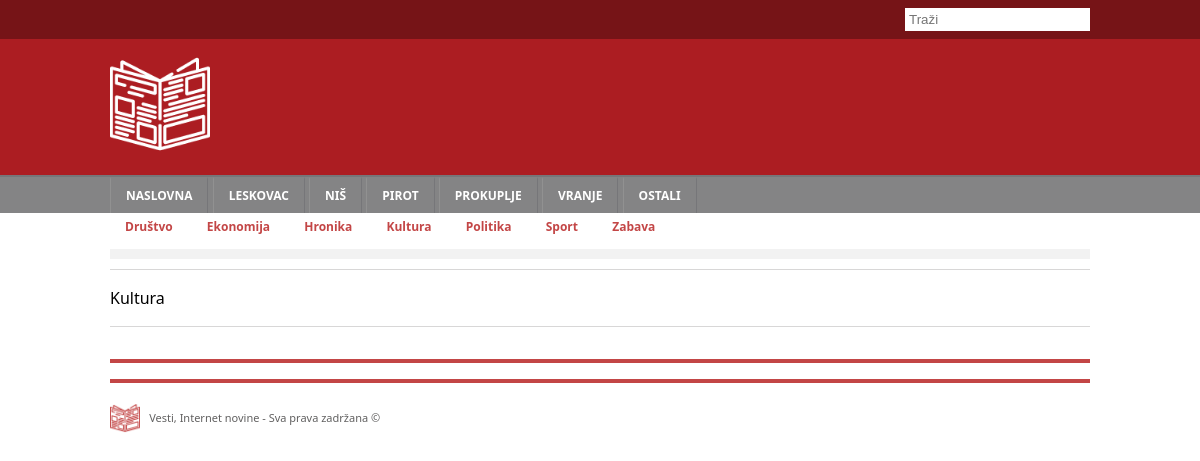
Page /pages/home/index.php?category=2 on the committed database.
### tables this page shows
CREATE TABLE `town` (
  `id` int(11) NOT NULL,
  `name` varchar(50) DEFAULT NULL
);

CREATE TABLE `category` (
  `id` int(11) NOT NULL,
  `name` varchar(50) DEFAULT NULL
);

### models/Town.php (called while the page is built, shortened)
<?php
class Town {
    private int $id;
    private string $name;
    function __construct(int $id, string $name)
    {
        $this->id = $id;
        $this->name = $name;
    }
    public function getId()
    {
        return $this->id;
    }
    public function getName()
    {
        return $this->name;
    }
    static function getTowns(Connection $conn) {
        $towns = [];
    foreach ($conn->getTowns() as $result) {
        array_push($towns, new Town($result['id'], $result['name']));
      }
      return $towns;
    }
}

### data/conn.php (called while the page is built, shortened)
<?php
class Connection {
  private $conn;
  function __construct() {
      $this->conn = new mysqli('localhost', 'root', '', 'news');
  }
  function getTowns() {
    $query = $this->conn->query('SELECT * FROM `town`
    ORDER BY `id`');
    return $query->fetch_all(MYSQLI_ASSOC);
  }
  function getCategories() {
    $query = $this->conn->query('SELECT * FROM `category`');
    return $query->fetch_all(MYSQLI_ASSOC);
  }
}

### data/requirements.php (called while the page is built, shortened)
<?php
    require "../../data/conn.php";
    require "../../models/Category.php";
    require "../../models/Town.php";
    $towns = Town::getTowns($conn);
    $categories = Category::getCategories($conn);

### models/Category.php (called while the page is built, shortened)
<?php
class Category {
    private int $id;
    private string $name;
    function __construct(int $id, string $name)
    {
        $this->id = $id;
        $this->name = $name;
    }
    public function getId()
    {
        return $this->id;
    }
    public function getName()
    {
        return $this->name;
    }
    static function getCategories(Connection $conn) {
        $categories = [];
    foreach ($conn->getCategories() as $result) {
        array_push($categories, new Category($result['id'], $result['name']));
      }
      return $categories;
    }
}

### partials/page_title.php (called while the page is built, shortened)
<?php
if(!isset($_GET['category']) &&
    !isset($_GET['town']) &&
    !isset($_GET['search'])
         ) {
    $page_title = "Naslovna";
} elseif(isset($_GET['search'])) {
    $page_title = "Pretraga";
}
elseif (isset($_GET['category'])) {
    foreach($categories as $category) {
        if($category->getId() == $_GET['category']) {
            $page_title = $category->getName();
            break;
        }
    }
}

### pages/home/index.php (the view, shortened to what this page needs)
<?php
require "../../data/requirements.php";
require "../../partials/page_title.php";
require "../../partials/nav.php";
?><div class="main-container">
    <div class="horizontal-banner"></div>
    <div class="breadcrumbs">
        <?php echo $page_title; ?>
    </div>
    <div class="horizontal-banner-red"></div>
    <?php require "../../partials/footer.php" ?>
</div>
</body>

### partials/nav.php (shortened to what this page needs)
<!DOCTYPE html>
<html lang="en">
<head>
    <link rel="stylesheet" href="../../css/nav.css">
    <link rel="stylesheet" href="../../css/global.css">
    <link rel="stylesheet" href="../../css/footer.css">
    <link rel="stylesheet" href="../../css/single-article.css">
    <link rel="stylesheet" href="../../css/form.css">
    <link rel="stylesheet" href="../../css/responsive.css">
</head>
<body>
</html>
<header>
    <div class="head">
        <div class="search">
        <div class="main-container">
            <form action="../../pages/home/index.php" method="get">
                <input type="text" name="search" placeholder="Traži">
            </form>
        </div>
        </div>
        <div class="main-container">
            <img src="../../images/newspaper.png" alt="logo" class="logo">
        </div>
    </div>
    <nav>
        <div class="nav-primary">
            <div class="main-container">
                <ul class="nav-list">
                    <li class="nav-item">
                        <a href='../../pages/home/index.php' class='nav-link'>NASLOVNA</a>
                    </li>
                    <?php foreach ($towns as $town): ?>
                        <li class="nav-item">
                            <a href='../../pages/home/index.php?town=<?= $town->getId()?>'
                            class='nav-link'>
                            <?= $town->getName()?>
                        </a></li>
                    <?php endforeach ; ?>
                </ul>
            </div>
        </div>
        <div class="nav-secondary">
            <div class="main-container">
            <ul class="nav-list">
                <?php foreach ($categories as $category): ?>
                    <li class="nav-item">
                        <a href='../../pages/home/index.php?category=<?= $category->getId()?>'
                           class='nav-link'>
                        <?= $category->getName()?>
                    </a></li>
                <?php endforeach ; ?>
            </ul>
            </div>
        </div>
    </nav>
</header>

### css/nav.css (style rules this page uses)
* { margin: 0; padding: 0; box-sizing: border-box; }
body { font: 16px/1.5 'Noto sans',helvetica,sans-serif; }
a { text-decoration: none; }
header { background-color: #ac1d22; }
.search { background-color: #00000050; text-align: right; }
.search input { border: none; outline: none; padding: 4px; margin: 8px 0px; }
.head { color: white; }
.logo { height: 100px; margin: 15px 0; }
.main-container { max-width: 980px; margin-left: auto; margin-right: auto; }
.nav-primary { background-color: #848485; border-top: 2px solid #767679; }
.nav-primary a { border-left: 1px solid #919191; border-right: 1px solid #767679; border-top: 2px solid transparent; color: #fff; font-size: 12px; font-weight: bold; text-transform: uppercase; line-height: 34px; padding: 0px 15px; display: inline-block; }
.nav-secondary { background-color: white; }
.nav-secondary a { color: #c34646; font-weight: bold; font-size: 12px; padding: 0px 15px; display: inline-block; }
.nav-list { list-style: none; }
.nav-item { display: inline; }

### css/global.css (style rules this page uses)
.horizontal-banner { padding: 5px; margin: 12px 0 10px 0; background: #f2f2f2; }
.breadcrumbs { font-family: 'Noto Sans'; border-top: 1px solid #d8d7d7; border-bottom: 1px solid #d8d7d7; padding: 10px 0px; font-size: 16px; line-height: 36px; }
.horizontal-banner-red { padding: 2px; margin: 16px 0 14px 0; background: #c34646; }

### rows in the picture
town: name "LESKOVAC"
town: name "NIŠ"
town: name "PIROT"
town: name "PROKUPLJE"
town: name "VRANJE"
town: name "OSTALI"
category: name "Društvo"
category: name "Ekonomija"
category: name "Hronika"
category: name "Kultura"
category: name "Politika"
category: name "Sport"
category: name "Zabava"
